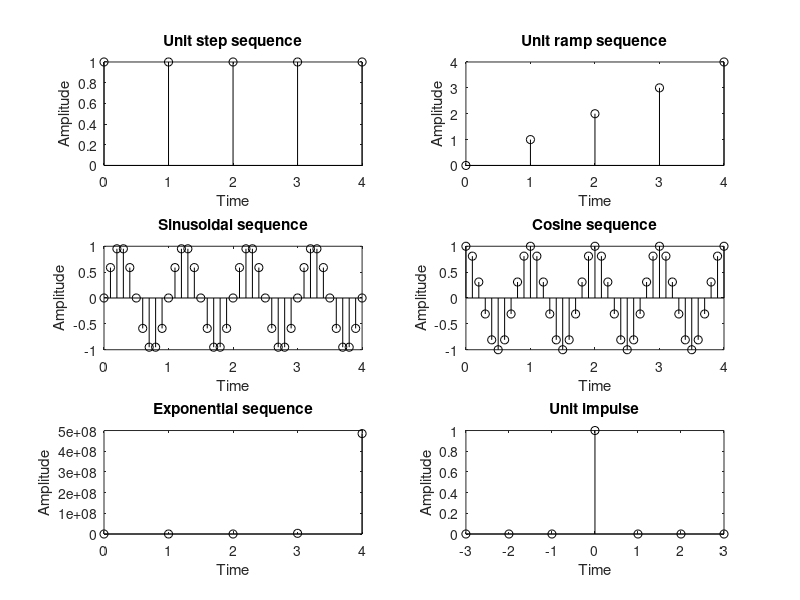

Recreate this plot in MATLAB.
## Lab2 assignment
##

##
# Code
##

#
# Program for unit step sequence
#
# Enter the length of unit step sequence(N)= 10
#
clc;
N=input('Enter the length of unit step sequence(N)= ');
n=0:1:N-1;
y=ones(1,N);
subplot(3,2,1);
stem(n,y,'k');
xlabel('Time')
ylabel('Amplitude')
title('Unit step sequence');
#
# Program for unit ramp sequence
#
# Enter the length of unit ramp sequence(N1)= 10
#
N1=input('Enter the length of unit ramp sequence(N1)= ');
n1=0:1:N1-1;
y1=n1;
subplot(3,2,2);
stem(n1,y1,'k');
xlabel('Time');
ylabel('Amplitude');
title('Unit ramp sequence');
#
# Program for sinusoidal sequence
#
# Enter the length of sinusoidal sequence(N2) = 3
#
N2=input('Enter the length of sinusoidal sequence(N2)=');
n2=0:0.1:N2-1;
y2=sin(2*pi*n2);
subplot(3,2,3);
stem(n2,y2,'k');
xlabel('Time');
ylabel('Amplitude');
title('Sinusoidal sequence');
#
# Program for cosine sequence
#
# Enter the length of the cosine sequence(N3) = 3
#
N3=input('Enter the length of the cosine sequence(N3)=');
n3=0:0.1:N3-1;
y3=cos(2*pi*n3);
subplot(3,2,4);
stem(n3,y3,'k');
xlabel('Time');
ylabel('Amplitude');
title('Cosine sequence');
#
# Program for exponential sequence
#
# Enter the length of unit step sequence(N) = 10
#
# Enter the value of the exponential sequence(a) = 0.5
#
N4=input('Enter the length of the exponential sequence(N4)= ');
n4=0:1:N4-1;
a=input('Enter the value of the exponential sequence(a)=');
y4=exp(a*n4);
subplot(3,2,5);
stem(n4,y4,'k');
xlabel('Time');
ylabel('Amplitude');
title('Exponential sequence');
#
# Program for unit impulse
#
n=-3:1:3;
y=[zeros(1,3),ones(1,1),zeros(1,3)];
subplot(3,2,6);
stem(n,y,'k');
xlabel('Time');
ylabel('Amplitude');
title('Unit impulse');
##

##
# *Results*
##

